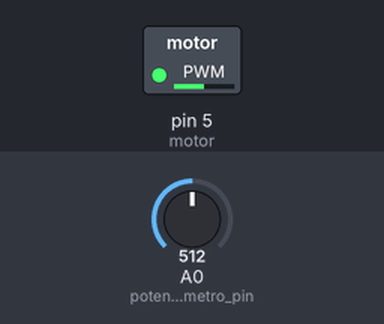
A sketch run on a simulated Arduino Uno, built with avr-gcc and run on an emulated ATmega328P. Parts: switched loads named in the sketch (green lamp = pin HIGH). Inputs (shaded band) come from the test bench; at power-on: A0 (potenciometro_pin) = 512.

Above: at 1.2 s.
1.3 s: A0 (potenciometro_pin) set to 716
At 1.9 s:
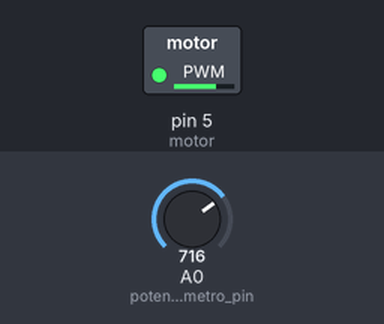
2.8 s: A0 (potenciometro_pin) set to 900
At 3.2 s:
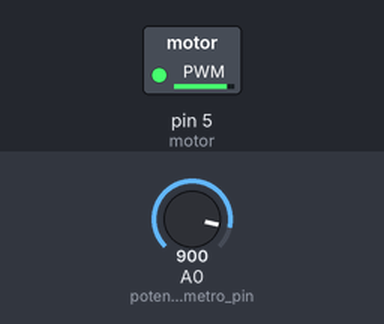
4.3 s: A0 (potenciometro_pin) set to 122
At 5.4 s:
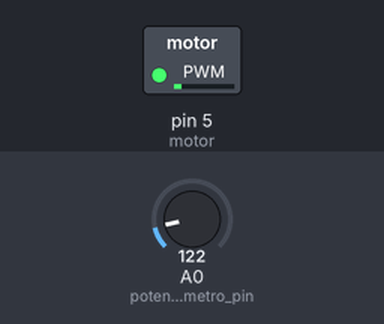
5.8 s: A0 (potenciometro_pin) set to 0
At 6.8 s:
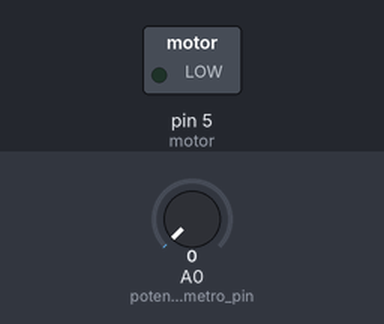
7.3 s: A0 (potenciometro_pin) set to 511
At 7.7 s:
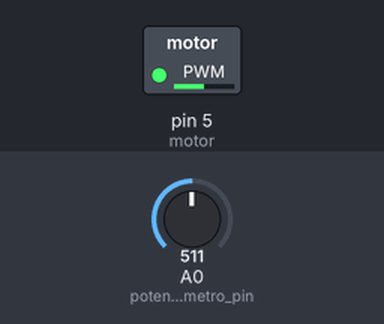
Timing chart, 0 to 9.8 s (numbered marks = the images above; inputs shaded):
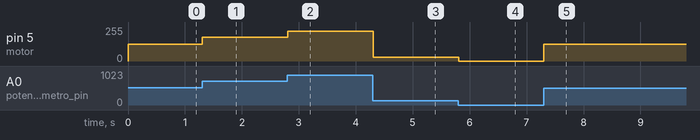

The sketch:

motor_controlado_por_potenciometro.ino
```cpp
const int motor = 5;
const int potenciometro_pin = A0;


void setup() {
  // put your setup code here, to run once:

  pinMode(motor, OUTPUT);
  pinMode(potenciometro_pin, INPUT);
  Serial.begin(9600);


}

void loop() {
  // put your main code here, to run repeatedly:
  int timPotenciometro = analogRead(potenciometro_pin);
  int valorPWM = map(timPotenciometro, 0, 1023, 0, 255);

  analogWrite(motor, valorPWM );

  delay(10);


}
```

Measured:
- after the input at 1.3 s, pin 5 (motor): 127/255 → 178/255 at once
- after the input at 2.8 s, pin 5 (motor): 178/255 → 224/255 at once
- after the input at 4.3 s, pin 5 (motor): 224/255 → 30/255 at once
- after the input at 5.8 s, pin 5 (motor): 30/255 → 0/255 at once
- after the input at 7.3 s, pin 5 (motor): 0/255 → 127/255 at once
